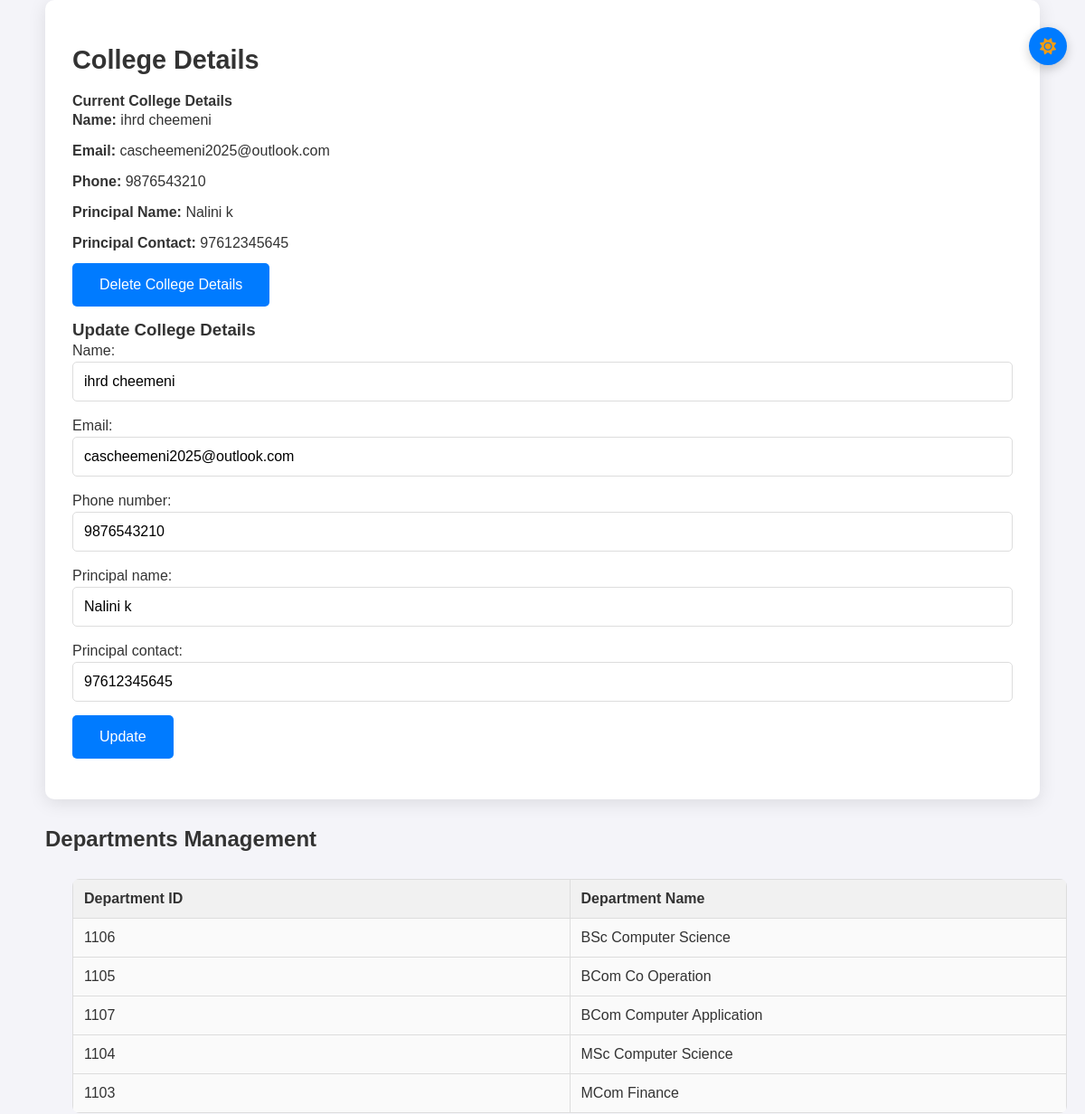
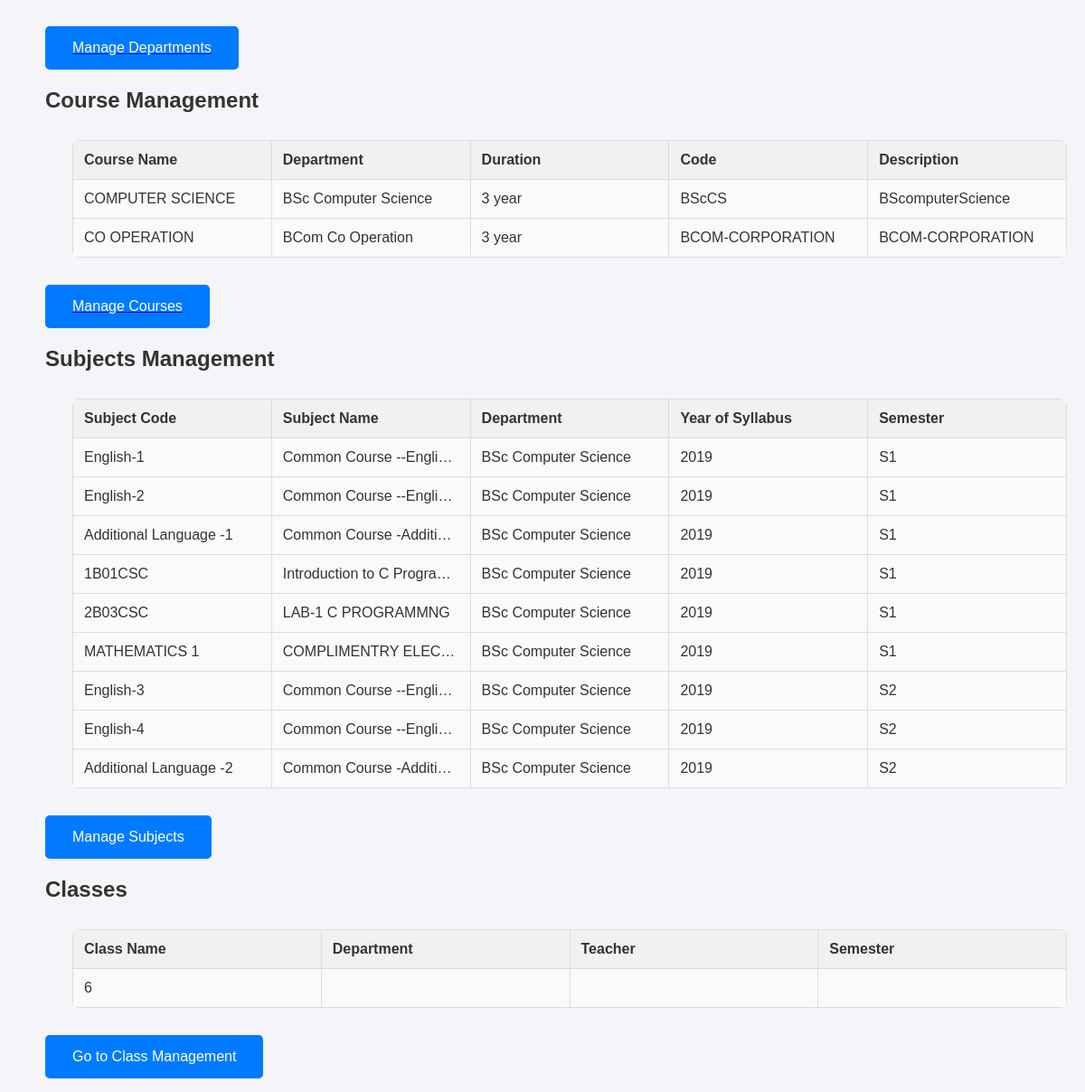
The page /college_details/ (signed in) on the database its author committed (2 pictures, top to bottom).
### SynChronisApp/models.py (models this page shows, shortened)
class CollegeDetailsTable(models.Model):
    user = models.ForeignKey(User, on_delete=models.CASCADE,default=1)  # link to the User model
    name = models.CharField(max_length=100)
    email = models.EmailField()
    phone_number = models.CharField(max_length=15)
    principal_name = models.CharField(max_length=100)
    principal_contact = models.CharField(max_length=15)

class DepartmentsTable(models.Model):
    department_id = models.IntegerField(null=False, blank=False)
    Department = models.CharField(max_length=50, null=True, blank=True)

class CourseTable(models.Model):
    CourseName = models.CharField(max_length=50, null=True, blank=True)
    Department = models.ForeignKey(DepartmentsTable, on_delete=models.CASCADE, null=True, blank=True)
    CourseDuration = models.CharField(max_length=50, null=True, blank=True)
    CourseDescription = models.CharField(max_length=500, null=True, blank=True)
    CourseCode = models.CharField(max_length=50, null=True, blank=True)

class SubjectsTable(models.Model):
    SType=[
        ('Class Room', 'Class Room'),
        ('Computer Lab', 'Computer Lab'),
        ('Electronics Lab', 'Electronics Lab'),
        ('Physics Lab', 'Physics Lab'),
        ('Chemistry Lab', 'Chemistry Lab'),
        ('Biology Lab', 'Biology Lab'),
        ('Maths Lab', 'Maths Lab'),
        ('Library', 'Library'),
        ('Auditorium', 'Auditorium'),
        ('Seminar Hall', 'Seminar Hall'),
    ]
    Subject_code = models.CharField(max_length=50, null=True, blank=True)
    SubjectName = models.CharField(max_length=50, null=True, blank=True)
    SubjectType = models.CharField(max_length=50, choices=SType, null=True, blank=True)
    Department = models.ForeignKey('DepartmentsTable', on_delete=models.CASCADE, null=True, blank=True)
    Year_of_Syllabus = models.CharField(max_length=50, null=True, blank=True)
    Semester = models.ForeignKey(SemesterTable, on_delete=models.CASCADE, null=True, blank=True)

class SemesterTable(models.Model):
    Semester = models.CharField(max_length=50, null=True, blank=True)
    StartDate = models.DateField(null=True, blank=True)
    EndDate = models.DateField(null=True, blank=True)
    course = models.ForeignKey(CourseTable, on_delete=models.CASCADE, null=True, blank=True)

class ClassTable(models.Model):
    CType = [
        ('Class Room', 'Class Room'),
        ('Computer Lab', 'Computer Lab'),
        ('Electronics Lab', 'Electronics Lab'),
        ('Physics Lab', 'Physics Lab'),
        ('Chemistry Lab', 'Chemistry Lab'),
        ('Biology Lab', 'Biology Lab'),
        ('Maths Lab', 'Maths Lab'),
        ('Library', 'Library'),
        ('Auditorium', 'Auditorium'),
        ('Seminar Hall', 'Seminar Hall'),
    ]
    Semester = models.ForeignKey(SemesterTable, on_delete=models.CASCADE, null=True, blank=True)
    TeacherName = models.ForeignKey(TeacherTable, on_delete=models.CASCADE, null=True, blank=True)
    ClassName = models.CharField(max_length=50, null=True, blank=True)
    ClassType = models.CharField(max_length=50, choices=CType, null=True, blank=True)
    Latitude = models.CharField(max_length=50, null=True, blank=True)
    Longitude = models.CharField(max_length=50, null=True, blank=True)
    Location_name = models.CharField(max_length=50, null=True, blank=True)
    Radius = models.IntegerField(null=True, blank=True)

### SynChronisApp/views.py (the view, shortened to what this page needs)
# urls.py: path('college_details/', CollegeDetailsView.as_view(), name='college_details'),
class CollegeDetailsView(View):
    def get(self, request, *args, **kwargs):
        teachers = TeacherTable.objects.all()
        classes = ClassTable.objects.all()
        subjects = SubjectsTable.objects.all()
        courses = CourseTable.objects.all()
        departments = DepartmentsTable.objects.all()
        college_details = CollegeDetailsTable.objects.filter(user=request.user).first()
        form = CollegeDetailsForm(instance=college_details)
        return render(request, 'addcollegedetails.html',
                        {'form': form,
                        'college_details': college_details ,
                        'departments': departments ,
                        'courses': courses ,
                        'subjects': subjects
                        , 'classes': classes,
                        'teachers': teachers,}
                        )

### SynChronisApp/form.py
class CollegeDetailsForm(forms.ModelForm):
    class Meta:
        model = CollegeDetailsTable
        fields = ['name', 'email', 'phone_number', 'principal_name', 'principal_contact']

### templates/addcollegedetails.html (shortened to what this page needs)
{% load static %}
<html lang="en">
<head>
    <link rel="stylesheet" href="{% static 'css/collegedetails.css' %}">
    <link href="https://cdnjs.cloudflare.com/ajax/libs/font-awesome/6.0.0-beta3/css/all.min.css" rel="stylesheet">
</head>
<body>
<button id="theme-toggle-btn" class="theme-toggle-btn">
    <i class="fa fa-sun"></i>
</button>
<div class="page" id="page">
<div >
    <div id="college-details" class="college-details">
    <h2>College Details</h2>
    {% if college_details %}
    <h4>Current College Details</h4>
    <p><strong>Name:</strong> <span id="college-name">{{ college_details.name }}</span></p>
    <p><strong>Email:</strong> <span id="college-email">{{ college_details.email }}</span></p>
    <p><strong>Phone:</strong> <span id="college-phone">{{ college_details.phone_number }}</span></p>
    <p><strong>Principal Name:</strong> <span id="college-principal">{{ college_details.principal_name }}</span></p>
    <p><strong>Principal Contact:</strong> <span id="college-principal-contact">{{ college_details.principal_contact }}</span></p>
    <button id="delete-college-details" data-id="{{ college_details.id }}" onclick="return confirm('Are you sure you want to delete these details?')">Delete College Details</button>
    {% endif %}
    {% if college_details %}
        <h3>Update College Details</h3>
    {% endif %}
    <form id="college-details-form-update" method="post" action="">
        {{ form.as_p }}
        <button type="submit" id="submit-btn-update">
            {% if college_details %} Update {% else %} Add {% endif %}
        </button>
    </form>
</div>
</div>
    <h2>Departments Management</h2>
    <form id="department-form" method="get" >
        <table id="departments-list">
            <thead>
                <tr>
                    <th>Department ID</th>
                    <th>Department Name</th>
                </tr>
            </thead>
            <tbody>
                {% for department in departments %}
                <tr>
                    <td>{{ department.department_id }}</td>
                    <td>{{ department.Department }}</td>
                </tr>
                {% endfor %}
            </tbody>
        </table>
    </form>
    <a href="{% url 'manage_departments' %}">
        <button>Manage Departments</button>
    </a>
<h2>Course Management</h2>
<form id="course-form" method="get" >
    <table id="courses-list">
        <thead>
            <tr>
                <th>Course Name</th>
                <th>Department</th>
                <th>Duration</th>
                <th>Code</th>
                <th>Description</th>
            </tr>
        </thead>
        <tbody>
            {% for course in courses %}
            <tr>
                <td>{{ course.CourseName }}</td>
                <td>{{ course.Department.Department }}</td>
                <td>{{ course.CourseDuration }}</td>
                <td>{{ course.CourseCode }}</td>
                <td>{{ course.CourseDescription }}</td>
            </tr>
            {% endfor %}
        </tbody>
    </table>
</form>
<a href="{% url 'manage_courses' %}">
    <button>Manage Courses</button>
</a>
<h2>Subjects Management</h2>
<form id="subject-form" method="get" >
    <table id="subjects-list">
        <thead>
            <tr>
                <th>Subject Code</th>
                <th>Subject Name</th>
                <th>Department</th>
                <th>Year of Syllabus</th>
                <th>Semester</th>
            </tr>
        </thead>
        <tbody>
            {% for subject in subjects %}
            <tr>
                <td>{{ subject.Subject_code }}</td>
                <td>{{ subject.SubjectName }}</td>
                <td>{{ subject.Department.Department }}</td>
                <td>{{ subject.Year_of_Syllabus }}</td>
                <td>{{ subject.Semester.Semester }}</td>
            </tr>
            {% endfor %}
        </tbody>
    </table>
</form>
<button id="manage-subjects-btn">Manage Subjects</button>
<h2>Classes<h2>
    <form id="class-form" method="get" >
        <table>
            <thead>
                <tr>
                    <th>Class Name</th>
                    <th>Department</th>
                    <th>Teacher</th>
                    <th>Semester</th>
                </tr>
            </thead>
            <tbody id="classTableBody">
                {% for class in classes %}
                <tr>
                    <td>{{ class.ClassName }}</td>
                    <td>{{ class.Department.Department }}</td>
                    <td>{{ class.TeacherName.TeacherName }}</td>
                    <td>{{ class.Semester.Semester }}</td>
                </tr>
                {% endfor %}
            </tbody>
        </table>
    </form>
    <button onclick="window.location.href='/manage-class/'" class="btn btn-primary">
        Go to Class Management
    </button>
</div>
</body>
</html>

### static/css/collegedetails.css (style rules this page uses)
* { margin: 0; padding: 0; box-sizing: border-box; }
body { font-family: 'Arial', sans-serif; background-color: #f4f4f9; color: #333; margin: 0; padding: 0; transition: all 0.3s ease; overflow-x: visible; }
h1, h2, h3, h4 { font-weight: 600; color: #333; text-decoration: none; }
.page { margin-left: 50px; margin-right: 50px; }
h2 { margin-top: 20px; }
#college-details { background-color: #ffffff; padding: 30px; border-radius: 10px; box-shadow: 0 4px 20px rgba(0, 0, 0, 0.1); margin-bottom: 30px; }
#college-details h2 { font-size: 1.8rem; margin-bottom: 20px; }
#college-details p { font-size: 1rem; line-height: 1.5; margin-bottom: 10px; }
input[type="text"], input[type="email"], input[type="password"], textarea, button { font-size: 16px; padding: 12px; margin-bottom: 15px; border-radius: 5px; border: 1px solid #ddd; width: 100%; transition: border 0.3s ease; display: block; }
button { background-color: #007bff; color: #fff; border: none; cursor: pointer; padding: 15px 30px; font-size: 16px; border-radius: 5px; width: auto; margin-top: 10px; text-decoration: none; transition: background-color 0.3s ease, color 0.3s ease; }
table { width: 100%; max-width: 100%; table-layout: fixed; margin-top: 30px; margin-bottom: 30px; margin-left: 30px; margin-right: 50px; text-align: left; border-radius: 8px; overflow: hidden; border-collapse: collapse; word-wrap: break-word; }
th, td { padding: 12px; border: 1px solid #ddd; text-overflow: ellipsis; overflow: hidden; white-space: nowrap; }
th { background-color: #f1f1f1; font-weight: 600; }
td { background-color: #fafafa; }
body.light { background-color: #f4f4f9; color: #333; }
body.light #college-details { background-color: #ffffff; box-shadow: 0 4px 20px rgba(0, 0, 0, 0.1); }
body.light button { background-color: #007bff; color: #fff; }
body.light h1, body.light h2, body.light h3, body.light h4, body.light p, body.light table td { color: #333; }
.theme-toggle-btn { position: fixed; top: 20px; right: 20px; background-color: #fff; border: none; padding: 12px; border-radius: 50%; cursor: pointer; box-shadow: 0 4px 12px rgba(0, 0, 0, 0.2); transition: background-color 0.3s ease; }
.theme-toggle-btn i { font-size: 18px; color: #f39c12; }

### rows shown on the page
CollegeDetailsTable: name "ihrd cheemeni", email "cascheemeni2025@outlook.com", phone_number "9876543210", principal_name "Nalini k", principal_contact "97612345645"
DepartmentsTable: department_id "1106", Department "BSc Computer Science"
DepartmentsTable: department_id "1105", Department "BCom Co Operation"
DepartmentsTable: department_id "1107", Department "BCom Computer Application"
DepartmentsTable: department_id "1104", Department "MSc Computer Science"
DepartmentsTable: department_id "1103", Department "MCom Finance"
CourseTable: CourseName "COMPUTER SCIENCE", Department.Department "BSc Computer Science", CourseDuration "3 year", CourseCode "BScCS", CourseDescription "BScomputerScience"
CourseTable: CourseName "CO OPERATION", Department.Department "BCom Co Operation", CourseDuration "3 year", CourseCode "BCOM-CORPORATION", CourseDescription "BCOM-CORPORATION"
SubjectsTable: Subject_code "English-1", SubjectName "Common Course --Engli…", Department.Department "BSc Computer Science", Year_of_Syllabus "2019", Semester.Semester "S1"
SubjectsTable: Subject_code "English-2", SubjectName "Common Course --Engli…", Department.Department "BSc Computer Science", Year_of_Syllabus "2019", Semester.Semester "S1"
SubjectsTable: Subject_code "Additional Language -1", SubjectName "Common Course -Additi…", Department.Department "BSc Computer Science", Year_of_Syllabus "2019", Semester.Semester "S1"
SubjectsTable: Subject_code "1B01CSC", SubjectName "Introduction to C Progra…", Department.Department "BSc Computer Science", Year_of_Syllabus "2019", Semester.Semester "S1"
SubjectsTable: Subject_code "2B03CSC", SubjectName "LAB-1 C PROGRAMMNG", Department.Department "BSc Computer Science", Year_of_Syllabus "2019", Semester.Semester "S1"
SubjectsTable: Subject_code "MATHEMATICS 1", SubjectName "COMPLIMENTRY ELEC…", Department.Department "BSc Computer Science", Year_of_Syllabus "2019", Semester.Semester "S1"
SubjectsTable: Subject_code "English-3", SubjectName "Common Course --Engli…", Department.Department "BSc Computer Science", Year_of_Syllabus "2019", Semester.Semester "S2"
SubjectsTable: Subject_code "English-4", SubjectName "Common Course --Engli…", Department.Department "BSc Computer Science", Year_of_Syllabus "2019", Semester.Semester "S2"
SubjectsTable: Subject_code "Additional Language -2", SubjectName "Common Course -Additi…", Department.Department "BSc Computer Science", Year_of_Syllabus "2019", Semester.Semester "S2"
ClassTable: ClassName "6"
